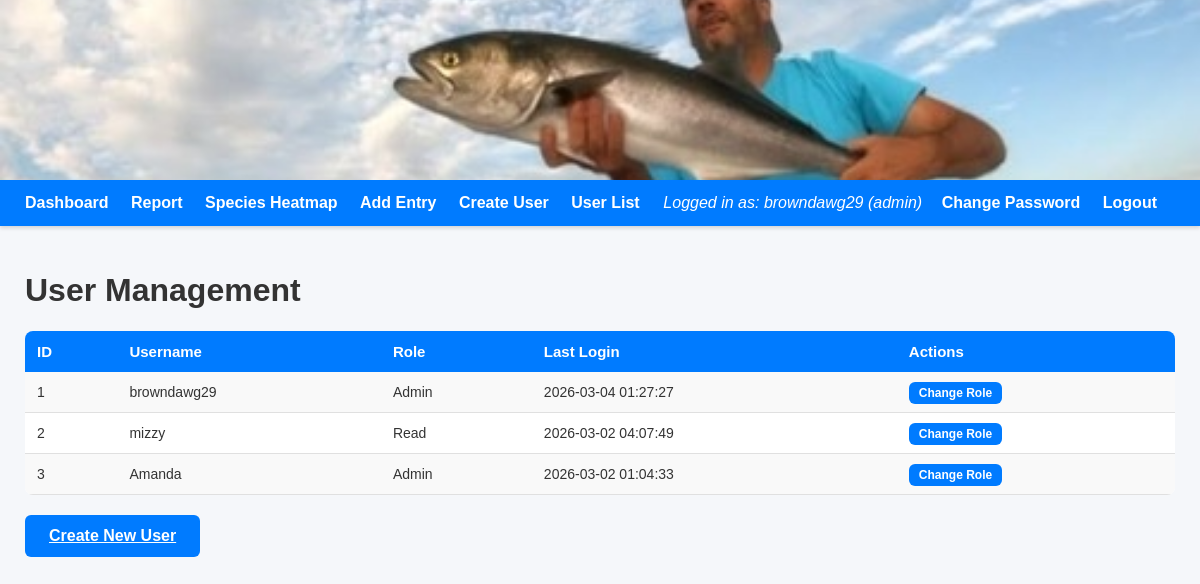
The app's page /users (signed in) with its own data.
### tables this page shows
CREATE TABLE users (
    id INTEGER PRIMARY KEY AUTOINCREMENT,
    username TEXT UNIQUE NOT NULL,
    password_hash TEXT NOT NULL,
    role TEXT NOT NULL
, last_login TEXT);

### app.py (the view)
@app.route("/users")
@login_required
def users():
    if current_user.role != "admin":
        return "Access denied", 403
    conn = get_user_connection()
    rows = conn.execute("SELECT id, username, role, last_login FROM users").fetchall()
    conn.close()
    return render_template("users.html", users=rows)

### app.py (called while the page is built)
def get_user_connection():
    conn = sqlite3.connect("mydatabase.db")
    conn.row_factory = sqlite3.Row
    return conn

@login_manager.user_loader
def load_user(user_id):
    return User.get(user_id)

    @staticmethod
    def get(user_id):
        conn = get_user_connection()
        row = conn.execute("SELECT * FROM users WHERE id = ?", (user_id,)).fetchone()
        conn.close()
        if row:
            return User(row["id"], row["username"], row["password_hash"], row["role"], row["last_login"])
        return None

### templates/users.html
{% extends "base.html" %}
{% block content %}
<h1>User Management</h1>
<div class="form-card">
    <table>
        <tr>
            <th>ID</th>
            <th>Username</th>
            <th>Role</th>
            <th>Last Login</th>
            <th>Actions</th>
        </tr>
        {% for u in users %}
        <tr>
            <td>{{ u.id }}</td>
            <td>{{ u.username }}</td>
            <td>
                {% if u.role == "admin" %}
                    <span class="role-badge admin">Admin</span>
                {% elif u.role == "write" %}
                    <span class="role-badge write">Write</span>
                {% else %}
                    <span class="role-badge read">Read</span>
                {% endif %}
            </td>
            <td>
                {% if u.last_login %}
                    {{ u.last_login }}
                {% else %}
                    Never
                {% endif %}
            </td>
            <td>
                <a href="/change_role/{{ u.id }}"
                   class="save-btn"
                   style="padding:4px 10px; font-size:12px;">
                    Change Role
                </a>
            </td>
        </tr>
        {% endfor %}
    </table>
    <a href="/create_user" class="save-btn" style="margin-top:20px; display:inline-block;">
        Create New User
    </a>
</div>
{% endblock %}

### templates/base.html (shortened to what this page needs)
<!DOCTYPE html>
<html>
<head>
    <link rel="stylesheet" href="https://unpkg.com/leaflet@1.9.4/dist/leaflet.css" />
</head>
<body>
<div class="header-banner">
    <img src="{{ url_for('static', filename='uploads/your_banner_image.jpg') }}" alt="TRIPSONTHEBOAT Banner">
</div>
<div class="navbar">
    <div class="nav-left">
        <a href="/">Dashboard</a>
        <a href="/report">Report</a>
        <a href="/heatmap">Species Heatmap</a>
        {% if current_user.is_authenticated and current_user.role == "admin" %}
            <a href="/add">Add Entry</a>
            <a href="/create_user">Create User</a>
            <a href="/users">User List</a>
        {% elif current_user.is_authenticated and current_user.role == "write" %}
            <a href="/add">Add Entry</a>
        {% endif %}
    </div>
    <div class="nav-right">
        {% if current_user.is_authenticated %}
            <span>Logged in as: {{ current_user.username }} ({{ current_user.role }})</span>
            <a href="/change_password">Change Password</a>
            <a href="/logout">Logout</a>
        {% else %}
            <a href="/login">Login</a>
        {% endif %}
    </div>
</div>
<div class="container">
    {% block content %}{% endblock %}
</div>
</body>
</html>

### templates/base.html (style rules this page uses)
body { font-family: Arial, sans-serif; margin: 0; padding: 0; background: #f5f7fa; color: #333; }
.header-banner { width: 100%; height: 180px; overflow: hidden; display: flex; justify-content: center; align-items: center; background: #000; }
.header-banner img { width: 100%; height: 100%; object-fit: cover; }
.navbar { background: #007bff; padding: 14px 25px; color: white; display: flex; justify-content: space-between; align-items: center; box-shadow: 0 2px 4px rgba(0,0,0,0.15); }
.nav-left a, .nav-right a { color: white; margin-right: 18px; text-decoration: none; font-weight: bold; }
.nav-right span { margin-right: 15px; font-style: italic; }
.container { padding: 25px; max-width: 1400px; margin: auto; }
table { width: 100%; border-collapse: collapse; margin-top: 15px; background: white; border-radius: 8px; overflow: hidden; }
table th { background: #007bff; color: white; padding: 12px; text-align: left; font-size: 15px; }
table td { padding: 12px; border-bottom: 1px solid #e0e0e0; font-size: 14px; }
table tr:nth-child(even) { background: #f9f9f9; }
.save-btn { background-color: #007bff; color: white; padding: 12px 24px; border: none; border-radius: 6px; font-size: 16px; font-weight: bold; cursor: pointer; margin-top: 10px; }
td a { color: #007bff; text-decoration: none; font-weight: bold; }

### records on screen
users: username "browndawg29", role "admin", id "1", shows "Admin", last_login "2026-03-04 01:27:27"
users: id "2", username "mizzy", role "Read", last_login "2026-03-02 04:07:49"
users: id "3", username "Amanda", role "Admin", last_login "2026-03-02 01:04:33"
